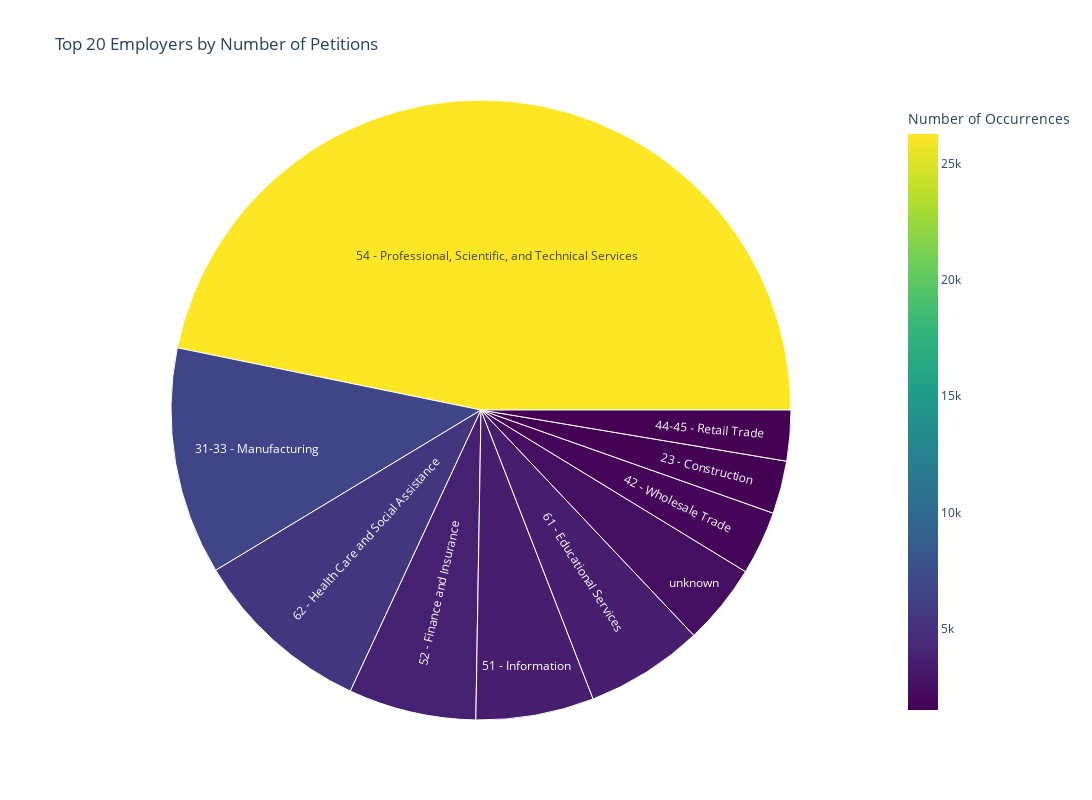

Here is the notebook cell this chart was saved with:
### Markdown cell above
<h5><b> 4. Grouping the NAICS code </b></h5>
<p> This is to find the industries with the highest H1B applications </p>

### Code cell
naics = employer['Industry (NAICS) Code'].value_counts().reset_index()
naics.columns = ['NAICS Code', 'Number of Occurrences']

# fig = px.bar(
#     naics.head(50),
#     x='NAICS Code',
#     y='Number of Occurrences',
#     title='Top 20 NAICS Codes by Number of Petitions',
#     color='Number of Occurrences',
#     color_continuous_scale='viridis'
# )
fig = px.sunburst(
    naics.head(10),
    path=['NAICS Code'],
    values='Number of Occurrences',
    title='Top 20 Employers by Number of Petitions',
    color='Number of Occurrences',
    color_continuous_scale='viridis'
)
fig.update_layout(
    width=1200,
    height=800
)

fig.show()

### Figure 1 — Plotly figure (JSON) as saved in the notebook; plotly's stock layout.template omitted (floating-point values rounded to 4 significant figures)
{"data": [{"branchvalues": "total", "customdata": [[26300.0], [6671.0], [5297.0], [3744.0], [3460.0], [3460.0], [2375.0], [1871.0], [1551.0], [1485.0]], "domain": {"x": [0, 1], "y": [0, 1]}, "hovertemplate": "labels=%{label}<br>Number of Occurrences_sum=%{value}<br>parent=%{parent}<br>id=%{id}<br>Number of Occurrences=%{color}<extra></extra>", "ids": ["54 - Professional, Scientific, and Technical Services", "31-33 - Manufacturing", "62 - Health Care and Social Assistance", "52 - Finance and Insurance", "51 - Information", "61 - Educational Services", "unknown", "42 - Wholesale Trade", "23 - Construction", "44-45 - Retail Trade"], "labels": ["54 - Professional, Scientific, and Technical Services", "31-33 - Manufacturing", "62 - Health Care and Social Assistance", "52 - Finance and Insurance", "51 - Information", "61 - Educational Services", "unknown", "42 - Wholesale Trade", "23 - Construction", "44-45 - Retail Trade"], "marker": {"coloraxis": "coloraxis", "colors": [26300.0, 6671.0, 5297.0, 3744.0, 3460.0, 3460.0, 2375.0, 1871.0, 1551.0, 1485.0]}, "name": "", "parents": ["", "", "", "", "", "", "", "", "", ""], "type": "sunburst", "values": [26300.0, 6671.0, 5297.0, 3744.0, 3460.0, 3460.0, 2375.0, 1871.0, 1551.0, 1485.0]}], "layout": {"coloraxis": {"colorbar": {"title": {"text": "Number of Occurrences"}}, "colorscale": [[0, "#440154"], [0.1111, "#482878"], [0.2222, "#3e4989"], [0.3333, "#31688e"], [0.4444, "#26828e"], [0.5556, "#1f9e89"], [0.6667, "#35b779"], [0.7778, "#6ece58"], [0.8889, "#b5de2b"], [1, "#fde725"]]}, "height": 800, "legend": {"tracegroupgap": 0}, "title": {"text": "Top 20 Employers by Number of Petitions"}, "width": 1200}}
